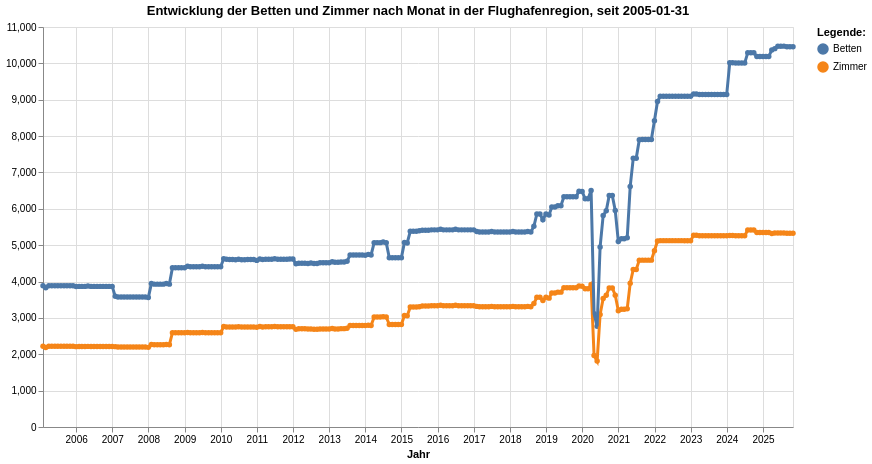

This figure's notebook cell:
### Markdown cell above
#### Entwicklung der Betten und Zimmer

### Code cell
grafik2 = mypy_dv.plot_altair_multiline_highlight(
    data = data2betested.reset_index().query('Kennzahl == "Betten" or Kennzahl == "Zimmer" ')
    ,x = 'Jahr_Monat_str:T'
    ,y = 'Anzahl:Q'
    ,x_beschriftung = 'Jahr'
    , y_beschriftung = ''
    ,category = "Kennzahl:N"
    ,category_beschriftung= 'Legende:'
    ,warning_status = "ignore" #always or ignore
    ,myTitle="Entwicklung der Betten und Zimmer nach Monat in der Flughafenregion, seit "+data_min_date
)
grafik2

### Figure 1 — Vega-Lite specification as saved in the notebook (floating-point values rounded to 4 significant figures; data arrays with more than 128 entries replaced by an {"elided": "..."} marker saying what was removed)
{"config": {"view": {"continuousWidth": 300, "continuousHeight": 300}}, "layer": [{"mark": {"type": "circle"}, "encoding": {"color": {"field": "Kennzahl", "legend": {"orient": "right", "title": "Legende:"}, "type": "nominal"}, "opacity": {"value": 1.3}, "tooltip": [{"field": "Jahr_Monat_str", "type": "temporal"}, {"field": "Kennzahl", "type": "nominal"}, {"field": "Anzahl", "type": "quantitative"}], "x": {"axis": {"title": "Jahr"}, "field": "Jahr_Monat_str", "type": "temporal"}, "y": {"axis": {"title": ""}, "field": "Anzahl", "type": "quantitative"}}, "name": "view_2", "title": "Entwicklung der Betten und Zimmer nach Monat in der Flughafenregion, seit 2005-01-31"}, {"mark": {"type": "line"}, "encoding": {"color": {"field": "Kennzahl", "legend": {"orient": "right", "title": "Legende:"}, "type": "nominal"}, "size": {"condition": {"test": {"not": {"param": "param_2"}}, "value": 1.2}, "value": 3}, "tooltip": [{"field": "Jahr_Monat_str", "type": "temporal"}, {"field": "Kennzahl", "type": "nominal"}, {"field": "Anzahl", "type": "quantitative"}], "x": {"axis": {"title": "Jahr"}, "field": "Jahr_Monat_str", "type": "temporal"}, "y": {"axis": {"title": ""}, "field": "Anzahl", "type": "quantitative"}}, "title": "Entwicklung der Betten und Zimmer nach Monat in der Flughafenregion, seit 2005-01-31"}], "data": {"name": "data-38e984a78075a488f41a18ff12ca44a7"}, "height": 400, "params": [{"name": "param_2", "select": {"type": "point", "fields": ["Kennzahl:N"], "nearest": true, "on": "pointerover"}, "views": ["view_2"]}], "width": 750, "$schema": "https://vega.github.io/schema/vega-lite/v5.8.0.json", "datasets": {"data-38e984a78075a488f41a18ff12ca44a7": {"elided": "500 records"}}}
